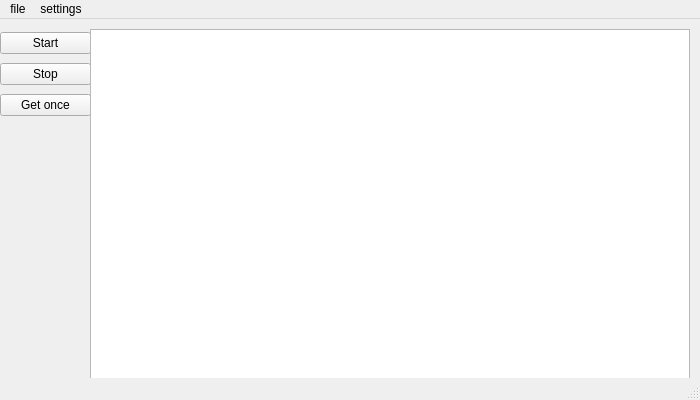
<?xml version="1.0" encoding="UTF-8"?>
<ui version="4.0">
 <class>MainWindow</class>
 <widget class="QMainWindow" name="MainWindow">
  <property name="enabled">
   <bool>true</bool>
  </property>
  <property name="geometry">
   <rect>
    <x>0</x>
    <y>0</y>
    <width>700</width>
    <height>400</height>
   </rect>
  </property>
  <property name="sizePolicy">
   <sizepolicy hsizetype="Expanding" vsizetype="Expanding">
    <horstretch>0</horstretch>
    <verstretch>0</verstretch>
   </sizepolicy>
  </property>
  <property name="minimumSize">
   <size>
    <width>500</width>
    <height>300</height>
   </size>
  </property>
  <property name="windowTitle">
   <string>MainWindow</string>
  </property>
  <widget class="QWidget" name="centralwidget">
   <widget class="QWidget" name="verticalLayoutWidget">
    <property name="geometry">
     <rect>
      <x>0</x>
      <y>10</y>
      <width>91</width>
      <height>91</height>
     </rect>
    </property>
    <layout class="QVBoxLayout" name="verticalLayout">
     <item>
      <widget class="QPushButton" name="pushButton_Start">
       <property name="text">
        <string>Start</string>
       </property>
      </widget>
     </item>
     <item>
      <widget class="QPushButton" name="pushButton_Stop">
       <property name="text">
        <string>Stop</string>
       </property>
      </widget>
     </item>
     <item>
      <widget class="QPushButton" name="pushButton_Get">
       <property name="text">
        <string>Get once</string>
       </property>
      </widget>
     </item>
    </layout>
   </widget>
   <widget class="PlotWidget" name="graphicsView">
    <property name="enabled">
     <bool>true</bool>
    </property>
    <property name="geometry">
     <rect>
      <x>90</x>
      <y>10</y>
      <width>600</width>
      <height>350</height>
     </rect>
    </property>
    <property name="sizePolicy">
     <sizepolicy hsizetype="Preferred" vsizetype="Preferred">
      <horstretch>0</horstretch>
      <verstretch>0</verstretch>
     </sizepolicy>
    </property>
    <property name="minimumSize">
     <size>
      <width>500</width>
      <height>300</height>
     </size>
    </property>
    <property name="sizeIncrement">
     <size>
      <width>0</width>
      <height>0</height>
     </size>
    </property>
   </widget>
  </widget>
  <widget class="QMenuBar" name="menubar">
   <property name="geometry">
    <rect>
     <x>0</x>
     <y>0</y>
     <width>700</width>
     <height>21</height>
    </rect>
   </property>
   <widget class="QMenu" name="menufile">
    <property name="title">
     <string>file</string>
    </property>
   </widget>
   <widget class="QMenu" name="menusettings">
    <property name="title">
     <string>settings</string>
    </property>
    <widget class="QMenu" name="menuPort_3">
     <property name="palette">
      <palette>
       <active>
        <colorrole role="WindowText">
         <brush brushstyle="SolidPattern">
          <color alpha="255">
           <red>0</red>
           <green>0</green>
           <blue>0</blue>
          </color>
         </brush>
        </colorrole>
        <colorrole role="Button">
         <brush brushstyle="SolidPattern">
          <color alpha="255">
           <red>255</red>
           <green>255</green>
           <blue>255</blue>
          </color>
         </brush>
        </colorrole>
        <colorrole role="Light">
         <brush brushstyle="SolidPattern">
          <color alpha="255">
           <red>255</red>
           <green>255</green>
           <blue>255</blue>
          </color>
         </brush>
        </colorrole>
        <colorrole role="Midlight">
         <brush brushstyle="SolidPattern">
          <color alpha="255">
           <red>255</red>
           <green>255</green>
           <blue>255</blue>
          </color>
         </brush>
        </colorrole>
        <colorrole role="Dark">
         <brush brushstyle="SolidPattern">
          <color alpha="255">
           <red>127</red>
           <green>127</green>
           <blue>127</blue>
          </color>
         </brush>
        </colorrole>
        <colorrole role="Mid">
         <brush brushstyle="SolidPattern">
          <color alpha="255">
           <red>170</red>
           <green>170</green>
           <blue>170</blue>
          </color>
         </brush>
        </colorrole>
        <colorrole role="Text">
         <brush brushstyle="SolidPattern">
          <color alpha="255">
           <red>0</red>
           <green>0</green>
           <blue>0</blue>
          </color>
         </brush>
        </colorrole>
        <colorrole role="BrightText">
         <brush brushstyle="SolidPattern">
          <color alpha="255">
           <red>255</red>
           <green>255</green>
           <blue>255</blue>
          </color>
         </brush>
        </colorrole>
        <colorrole role="ButtonText">
         <brush brushstyle="SolidPattern">
          <color alpha="255">
           <red>0</red>
           <green>0</green>
           <blue>0</blue>
          </color>
         </brush>
        </colorrole>
        <colorrole role="Base">
         <brush brushstyle="SolidPattern">
          <color alpha="255">
           <red>255</red>
           <green>255</green>
           <blue>255</blue>
          </color>
         </brush>
        </colorrole>
        <colorrole role="Window">
         <brush brushstyle="SolidPattern">
          <color alpha="255">
           <red>255</red>
           <green>255</green>
           <blue>255</blue>
          </color>
         </brush>
        </colorrole>
        <colorrole role="Shadow">
         <brush brushstyle="SolidPattern">
          <color alpha="255">
           <red>0</red>
           <green>0</green>
           <blue>0</blue>
          </color>
         </brush>
        </colorrole>
        <colorrole role="AlternateBase">
         <brush brushstyle="SolidPattern">
          <color alpha="255">
           <red>255</red>
           <green>255</green>
           <blue>255</blue>
          </color>
         </brush>
        </colorrole>
        <colorrole role="ToolTipBase">
         <brush brushstyle="SolidPattern">
          <color alpha="255">
           <red>255</red>
           <green>255</green>
           <blue>220</blue>
          </color>
         </brush>
        </colorrole>
        <colorrole role="ToolTipText">
         <brush brushstyle="SolidPattern">
          <color alpha="255">
           <red>0</red>
           <green>0</green>
           <blue>0</blue>
          </color>
         </brush>
        </colorrole>
       </active>
       <inactive>
        <colorrole role="WindowText">
         <brush brushstyle="SolidPattern">
          <color alpha="255">
           <red>0</red>
           <green>0</green>
           <blue>0</blue>
          </color>
         </brush>
        </colorrole>
        <colorrole role="Button">
         <brush brushstyle="SolidPattern">
          <color alpha="255">
           <red>255</red>
           <green>255</green>
           <blue>255</blue>
          </color>
         </brush>
        </colorrole>
        <colorrole role="Light">
         <brush brushstyle="SolidPattern">
          <color alpha="255">
           <red>255</red>
           <green>255</green>
           <blue>255</blue>
          </color>
         </brush>
        </colorrole>
        <colorrole role="Midlight">
         <brush brushstyle="SolidPattern">
          <color alpha="255">
           <red>255</red>
           <green>255</green>
           <blue>255</blue>
          </color>
         </brush>
        </colorrole>
        <colorrole role="Dark">
         <brush brushstyle="SolidPattern">
          <color alpha="255">
           <red>127</red>
           <green>127</green>
           <blue>127</blue>
          </color>
         </brush>
        </colorrole>
        <colorrole role="Mid">
         <brush brushstyle="SolidPattern">
          <color alpha="255">
           <red>170</red>
           <green>170</green>
           <blue>170</blue>
          </color>
         </brush>
        </colorrole>
        <colorrole role="Text">
         <brush brushstyle="SolidPattern">
          <color alpha="255">
           <red>0</red>
           <green>0</green>
           <blue>0</blue>
          </color>
         </brush>
        </colorrole>
        <colorrole role="BrightText">
         <brush brushstyle="SolidPattern">
          <color alpha="255">
           <red>255</red>
           <green>255</green>
           <blue>255</blue>
          </color>
         </brush>
        </colorrole>
        <colorrole role="ButtonText">
         <brush brushstyle="SolidPattern">
          <color alpha="255">
           <red>0</red>
           <green>0</green>
           <blue>0</blue>
          </color>
         </brush>
        </colorrole>
        <colorrole role="Base">
         <brush brushstyle="SolidPattern">
          <color alpha="255">
           <red>255</red>
           <green>255</green>
           <blue>255</blue>
          </color>
         </brush>
        </colorrole>
        <colorrole role="Window">
         <brush brushstyle="SolidPattern">
          <color alpha="255">
           <red>255</red>
           <green>255</green>
           <blue>255</blue>
          </color>
         </brush>
        </colorrole>
        <colorrole role="Shadow">
         <brush brushstyle="SolidPattern">
          <color alpha="255">
           <red>0</red>
           <green>0</green>
           <blue>0</blue>
          </color>
         </brush>
        </colorrole>
        <colorrole role="AlternateBase">
         <brush brushstyle="SolidPattern">
          <color alpha="255">
           <red>255</red>
           <green>255</green>
           <blue>255</blue>
          </color>
         </brush>
        </colorrole>
        <colorrole role="ToolTipBase">
         <brush brushstyle="SolidPattern">
          <color alpha="255">
           <red>255</red>
           <green>255</green>
           <blue>220</blue>
          </color>
         </brush>
        </colorrole>
        <colorrole role="ToolTipText">
         <brush brushstyle="SolidPattern">
          <color alpha="255">
           <red>0</red>
           <green>0</green>
           <blue>0</blue>
          </color>
         </brush>
        </colorrole>
       </inactive>
       <disabled>
        <colorrole role="WindowText">
         <brush brushstyle="SolidPattern">
          <color alpha="255">
           <red>127</red>
           <green>127</green>
           <blue>127</blue>
          </color>
         </brush>
        </colorrole>
        <colorrole role="Button">
         <brush brushstyle="SolidPattern">
          <color alpha="255">
           <red>255</red>
           <green>255</green>
           <blue>255</blue>
          </color>
         </brush>
        </colorrole>
        <colorrole role="Light">
         <brush brushstyle="SolidPattern">
          <color alpha="255">
           <red>255</red>
           <green>255</green>
           <blue>255</blue>
          </color>
         </brush>
        </colorrole>
        <colorrole role="Midlight">
         <brush brushstyle="SolidPattern">
          <color alpha="255">
           <red>255</red>
           <green>255</green>
           <blue>255</blue>
          </color>
         </brush>
        </colorrole>
        <colorrole role="Dark">
         <brush brushstyle="SolidPattern">
          <color alpha="255">
           <red>127</red>
           <green>127</green>
           <blue>127</blue>
          </color>
         </brush>
        </colorrole>
        <colorrole role="Mid">
         <brush brushstyle="SolidPattern">
          <color alpha="255">
           <red>170</red>
           <green>170</green>
           <blue>170</blue>
          </color>
         </brush>
        </colorrole>
        <colorrole role="Text">
         <brush brushstyle="SolidPattern">
          <color alpha="255">
           <red>127</red>
           <green>127</green>
           <blue>127</blue>
          </color>
         </brush>
        </colorrole>
        <colorrole role="BrightText">
         <brush brushstyle="SolidPattern">
          <color alpha="255">
           <red>255</red>
           <green>255</green>
           <blue>255</blue>
          </color>
         </brush>
        </colorrole>
        <colorrole role="ButtonText">
         <brush brushstyle="SolidPattern">
          <color alpha="255">
           <red>127</red>
           <green>127</green>
           <blue>127</blue>
          </color>
         </brush>
        </colorrole>
        <colorrole role="Base">
         <brush brushstyle="SolidPattern">
          <color alpha="255">
           <red>255</red>
           <green>255</green>
           <blue>255</blue>
          </color>
         </brush>
        </colorrole>
        <colorrole role="Window">
         <brush brushstyle="SolidPattern">
          <color alpha="255">
           <red>255</red>
           <green>255</green>
           <blue>255</blue>
          </color>
         </brush>
        </colorrole>
        <colorrole role="Shadow">
         <brush brushstyle="SolidPattern">
          <color alpha="255">
           <red>0</red>
           <green>0</green>
           <blue>0</blue>
          </color>
         </brush>
        </colorrole>
        <colorrole role="AlternateBase">
         <brush brushstyle="SolidPattern">
          <color alpha="255">
           <red>255</red>
           <green>255</green>
           <blue>255</blue>
          </color>
         </brush>
        </colorrole>
        <colorrole role="ToolTipBase">
         <brush brushstyle="SolidPattern">
          <color alpha="255">
           <red>255</red>
           <green>255</green>
           <blue>220</blue>
          </color>
         </brush>
        </colorrole>
        <colorrole role="ToolTipText">
         <brush brushstyle="SolidPattern">
          <color alpha="255">
           <red>0</red>
           <green>0</green>
           <blue>0</blue>
          </color>
         </brush>
        </colorrole>
       </disabled>
      </palette>
     </property>
     <property name="title">
      <string>Port</string>
     </property>
     <addaction name="separator"/>
    </widget>
    <widget class="QMenu" name="menuBaudRate">
     <property name="title">
      <string>BaudRate</string>
     </property>
     <addaction name="separator"/>
    </widget>
    <addaction name="menuPort_3"/>
    <addaction name="menuBaudRate"/>
   </widget>
   <addaction name="menufile"/>
   <addaction name="menusettings"/>
  </widget>
  <widget class="QStatusBar" name="statusbar">
   <property name="palette">
    <palette>
     <active>
      <colorrole role="Light">
       <brush brushstyle="SolidPattern">
        <color alpha="255">
         <red>0</red>
         <green>255</green>
         <blue>0</blue>
        </color>
       </brush>
      </colorrole>
     </active>
     <inactive>
      <colorrole role="Light">
       <brush brushstyle="SolidPattern">
        <color alpha="255">
         <red>0</red>
         <green>255</green>
         <blue>0</blue>
        </color>
       </brush>
      </colorrole>
     </inactive>
     <disabled>
      <colorrole role="Light">
       <brush brushstyle="SolidPattern">
        <color alpha="255">
         <red>0</red>
         <green>255</green>
         <blue>0</blue>
        </color>
       </brush>
      </colorrole>
     </disabled>
    </palette>
   </property>
  </widget>
  <action name="actionConnect">
   <property name="text">
    <string>Connect</string>
   </property>
  </action>
  <action name="actionCOM0">
   <property name="text">
    <string>COM0</string>
   </property>
  </action>
  <action name="actionPort_2">
   <property name="text">
    <string>Port</string>
   </property>
  </action>
 </widget>
 <customwidgets>
  <customwidget>
   <class>PlotWidget</class>
   <extends>QGraphicsView</extends>
   <header>pyqtgraph</header>
  </customwidget>
 </customwidgets>
 <resources/>
 <connections/>
</ui>
